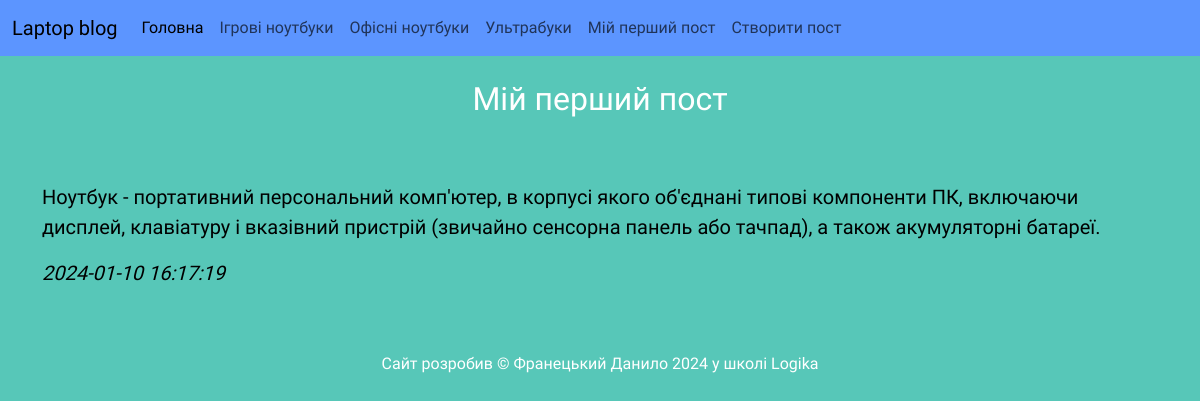
/post/1, run on the app's committed database.
### tables this page shows
CREATE TABLE "categories" (
	"id"	INTEGER,
	"title"	TEXT NOT NULL,
	PRIMARY KEY("id" AUTOINCREMENT)
);

CREATE TABLE "posts" (
	"id"	INTEGER,
	"category_id"	INTEGER,
	"title"	TEXT NOT NULL,
	"text"	TEXT,
	"image"	TEXT,
	"created"	TEXT DEFAULT CURRENT_TIMESTAMP,
	FOREIGN KEY("category_id") REFERENCES "categories"("id"),
	PRIMARY KEY("id" AUTOINCREMENT)
);

### app.py (the view)
@app.route("/post/<post_id>")
def post(post_id):
    categories = db.get_all_categories()
    post = db.get_posts(int(post_id))
    return render_template("post.html", categories = categories, post = post)

### sql_queries.py (called while the page is built)
    def open(self):
        self.conn = sqlite3.connect(self.dbname)
        self.cursor = self.conn.cursor() #створюєм курсор

    def close(self):
        self.cursor.close()
        self.conn.close()

    def get_all_categories(self):
        self.open()
        self.cursor.execute("SELECT * FROM categories")
        data = self.cursor.fetchall()
        self.close()
        return data

    def get_posts(self, post_id):
        self.open()
        self.cursor.execute("SELECT * FROM posts WHERE id=?", [post_id])
        data = self.cursor.fetchone()
        self.close()
        return data

### templates/post.html (shortened to what this page needs)
{% extends 'base.html' %}
{% block content %}
    <div class="container">
        <h2 class="my-4 text-center">{{post[2]}}</h2>
        <p class="my-3">{{post[3] | safe}}</p>
        <p><i>{{post[5]}}</i></p>
    </div>
{% endblock content %}

### templates/menu.html (shortened to what this page needs)
<nav class="navbar navbar-expand-lg"  style="background-color: rgb(92, 149, 255);">
    <div class="container-fluid">
      <a class="navbar-brand" href="#">Laptop blog</a>
      <div class="collapse navbar-collapse" id="navbarSupportedContent">
        <ul class="navbar-nav me-auto mb-2 mb-lg-0">
          <li class="nav-item">
            <a class="nav-link active" aria-current="page" href="{{ url_for('index') }}">Головна</a>
          </li>
          {% for category in categories %}
            <li class="nav-item">
              <a class="nav-link" href="{{ url_for('posts_by_category', category_id = category[0]) }}">{{category[1]}}</a>
            </li>
          {% endfor %}
          <li class="nav-item">
            <a class="nav-link" aria-current="page" href="{{ url_for('newpost')}}">Створити пост</a>
          </li>
      </div>
    </div>
  </nav>

### static/style.css (style rules this page uses)
p { color: rgb(0, 0, 0); font-size: 20px; }
body { background-color: rgb(87, 199, 184); color: white; font-family: "Fira Sans", sans-serif; }

### data on the page
categories: title "Ігрові ноутбуки"
categories: title "Офісні ноутбуки"
categories: title "Ультрабуки"
categories: title "Мій перший пост"
posts: title "Мій перший пост", text "Ноутбук - портативний персональний комп'ютер, в корпусі якого об'єднані типові компоненти ПК, включаючи дисплей, клавіатуру і вказівний пристрій (звичайно сенсорна панель або тачпад), а також акумуляторні батареї.", created "2024-01-10 16:17:19"
